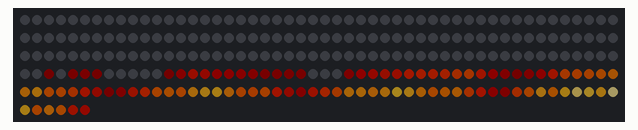
This sketch was run on a simulated ESP32. Shown: 256 RGB LEDs in strip order, left to right, continuing on the next row. Dim RGB values are drawn brighter than linear; random numbers use the default seed unless the sketch sets one.

Above: at 0.14 s.
At 38.5 s:
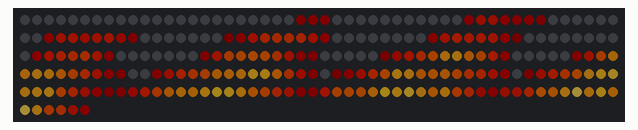

The sketch:

brand.ino
```cpp
// ============================================================
//  BRAND
//  Bedacht door: de begeleiders
//  Wat doet het: een echte vlam over het hele scherm, met
//                tongen die omhoog lekken, flakkeren en wiebelen
// ============================================================
#include "paneel.h"

// ---- Het vuur: verander het maar! ---------------------------
const int   HITTE_ONDER  = 230;   // hoe heet het onderaan is (0-255)
const int   AFKOELEN     = 85;    // hoe snel de warmte afkoelt (groter = lagere vlam)
const float RAND_KOEL    = 3.2;   // hoe veel de zijkanten afkoelen (groter = smallere punt)
const float WIEBELEN     = BREEDTE * 0.18;  // hoe ver de vlam heen en weer gaat
const int   VLAMMENTONGEN = 3;    // 1 op de zoveel beeldjes schiet er een hete tong omhoog
const int   BEELDJE_MS   = 35;

// Kleuren van koud naar heet
CRGB KLEUR_DONKER = CRGB(60, 0, 0);       // donkerrood (net nog warm)
CRGB KLEUR_ROOD   = CRGB(220, 30, 0);
CRGB KLEUR_ORANJE = CRGB(255, 110, 0);
CRGB KLEUR_GEEL   = CRGB(255, 200, 40);
CRGB KLEUR_WIT    = CRGB(255, 245, 200);  // het heetst

// ============================================================
uint8_t warmte[HOOGTE][BREEDTE];   // hoe warm elk plekje is

const float MIDDEN_X = (BREEDTE - 1) / 2.0;
float wiebel = 0, wiebelDoel = 0;

int rond(float f) { return (int)floor(f + 0.5); }

float willekeurig(float laag, float hoog) {
  return laag + (hoog - laag) * random(0, 1001) / 1000.0;
}

CRGB meng(CRGB a, CRGB b, float hoeveel) {
  return blend(a, b, (uint8_t)(constrain(hoeveel, 0.0, 1.0) * 255));
}

// Welke kleur hoort bij een warmte (0 = koud, 255 = heet)?
CRGB vuurKleur(uint8_t w) {
  float f = w / 255.0;
  if (f < 0.12) return meng(CRGB::Black, KLEUR_DONKER, f / 0.12);
  if (f < 0.35) return meng(KLEUR_DONKER, KLEUR_ROOD, (f - 0.12) / 0.23);
  if (f < 0.60) return meng(KLEUR_ROOD, KLEUR_ORANJE, (f - 0.35) / 0.25);
  if (f < 0.80) return meng(KLEUR_ORANJE, KLEUR_GEEL, (f - 0.60) / 0.20);
  return meng(KLEUR_GEEL, KLEUR_WIT, (f - 0.80) / 0.20);
}

// Waar is het midden van de vlam op hoogte y? (de punt wiebelt het meest)
float middenOp(int y) {
  float t = 1.0 - (float)y / (HOOGTE - 1);   // 0 onderaan, 1 bovenaan
  return MIDDEN_X + wiebel * t * t;
}

// De "koelkaart": plekken waar het vuur sneller afkoelt. Die kaart
// schuift steeds een rijtje omhoog, zo ontstaan losse vlammentongen.
uint8_t koelkaart[HOOGTE][BREEDTE];

void schuifKoelkaart() {
  for (int y = 0; y < HOOGTE - 1; y++)
    for (int x = 0; x < BREEDTE; x++)
      koelkaart[y][x] = koelkaart[y + 1][x];
  // nieuwe onderste rij: willekeurig, een beetje gladgestreken
  uint8_t nieuw[BREEDTE];
  for (int x = 0; x < BREEDTE; x++) nieuw[x] = random(0, 256);
  for (int x = 0; x < BREEDTE; x++)
    koelkaart[HOOGTE - 1][x] = (nieuw[max(x - 1, 0)] + nieuw[x] * 2 + nieuw[min(x + 1, BREEDTE - 1)]) / 4;
}

// 1. Alles koelt een beetje af. Aan de zijkanten en bovenin meer.
void koelAf() {
  for (int y = 0; y < HOOGTE; y++) {
    float t = 1.0 - (float)y / (HOOGTE - 1);           // 0 onder, 1 boven
    for (int x = 0; x < BREEDTE; x++) {
      float zij = fabs(x - middenOp(y)) / (BREEDTE / 2.0);   // 0 midden, 1 rand
      int k = koelkaart[y][x];
      int koel = (k * k / 255) * AFKOELEN / 255 * (0.3 + t * 1.4)
               + (int)(zij * zij * RAND_KOEL * 10 * (0.4 + t));
      warmte[y][x] = qsub8(warmte[y][x], koel);
    }
  }
}

// 2. Warmte stijgt op en vervaagt een beetje naar de buren
void stijgOp() {
  for (int y = 0; y < HOOGTE - 1; y++) {
    for (int x = 0; x < BREEDTE; x++) {
      int links  = warmte[y + 1][max(x - 1, 0)];
      int recht  = warmte[y + 1][x];
      int rechts = warmte[y + 1][min(x + 1, BREEDTE - 1)];
      int verder = warmte[min(y + 2, HOOGTE - 1)][x];
      warmte[y][x] = (links + recht * 5 + rechts + verder * 3) / 10;
    }
  }
}

// 3. Onderaan wordt het steeds opnieuw heet (het "brandhout")
void stookOp() {
  int onder = HOOGTE - 1;
  for (int x = 0; x < BREEDTE; x++) {
    float zij = fabs(x - middenOp(onder)) / (BREEDTE / 2.0);
    int w = HITTE_ONDER * (1.0 - 0.85 * zij * zij) + random(-50, 25);
    warmte[onder][x] = constrain(w, 0, 255);
  }
  // af en toe een hete tong die omhoog lekt
  if (random(0, VLAMMENTONGEN) == 0) {
    int x = rond(middenOp(onder) + willekeurig(-BREEDTE * 0.25, BREEDTE * 0.25));
    int y = HOOGTE - 2 - random(0, 3);
    for (int dx = -1; dx <= 1; dx++)
      if (x + dx >= 0 && x + dx < BREEDTE)
        warmte[y][x + dx] = qadd8(warmte[y][x + dx], dx == 0 ? 120 : 60);
  }
}

void beweegWiebel() {
  if (random(0, 15) == 0) wiebelDoel = willekeurig(-WIEBELEN, WIEBELEN);
  wiebel += (wiebelDoel - wiebel) * 0.06;
}

void tekenVuur() {
  for (int y = 0; y < HOOGTE; y++)
    for (int x = 0; x < BREEDTE; x++)
      zetPixel(x, y, vuurKleur(warmte[y][x]));
}

void setup() {
  startPanelen();
}

void loop() {
  beweegWiebel();
  schuifKoelkaart();
  koelAf();
  stijgOp();
  stookOp();
  tekenVuur();
  toon();
  wacht(BEELDJE_MS);
}
```

instellingen.h
```cpp
// ============================================================
//  INSTELLINGEN VAN DE LEDPANELEN
//  Dit bestand vertelt de ESP32 hoe jullie panelen zijn
//  aangesloten. Pas dit aan het begin van een project aan,
//  daarna hoef je hier niet meer aan te komen.
// ============================================================
#pragma once

// --- Aansluiting ---------------------------------------------
#define DATA_PIN        14       // op welke pin van de ESP32 zit de datadraad?
#define LED_TYPE        WS2812B  // soort ledjes
#define KLEURVOLGORDE   GRB      // klopt rood/groen niet? probeer RGB

// --- Hoeveel panelen? ----------------------------------------
#define PANEEL_GROOTTE  16       // een paneel is 16 x 16 ledjes
#define PANELEN_BREED   1        // hoeveel panelen naast elkaar
#define PANELEN_HOOG    1        // hoeveel panelen onder elkaar

// --- Hoe lopen de ledjes BINNEN een paneel? -----------------
// Waar zit het eerste ledje (waar de draad binnenkomt)?
//   0 = linksboven   1 = rechtsboven   2 = linksonder   3 = rechtsonder
#define EERSTE_LED_HOEK   1
// true  = de ledjes lopen in rijen (van links naar rechts)
// false = de ledjes lopen in kolommen (van boven naar beneden)
#define RIJEN_HORIZONTAAL true
// true  = slangetje: de volgende rij loopt terug (meest gebruikelijk)
// false = elke rij begint weer aan dezelfde kant
#define SLANG             true

// --- Hoe zijn de panelen aan ELKAAR gekoppeld? ---------------
// Paneel 1 is linksboven, daarna gaat de draad naar rechts.
// true  = de tweede rij panelen loopt terug van rechts naar links
// false = elke rij panelen begint weer links
#define PANELEN_ZIGZAG    false

// --- Veiligheid en stroom ------------------------------------
#define HELDERHEID        40     // 0 t/m 255. Buiten is 40-80 al fel genoeg!
#define MAX_MILLIAMPERE   3000   // wat de voeding mag leveren (5 volt)
```

paneel.h
```cpp
// ============================================================
//  PANEEL-HULPJE
//  Hiermee kun je denken in "kolom x, rij y" in plaats van
//  "ledje nummer 87". Linksboven is (0, 0).
//  x gaat naar rechts, y gaat naar beneden.
//
//  Kinderen hoeven dit bestand niet te veranderen.
// ============================================================
#pragma once

#ifdef SIMULATOR
  #include "sim_fastled.h"   // voor het voorbeeld in de browser
#else
  #include <FastLED.h>       // voor de echte ESP32
#endif

#include "instellingen.h"

// Oudere instellingen.h kennen deze nog niet: dan begint paneel 1 links.
#ifndef PANELEN_VAN_RECHTS
#define PANELEN_VAN_RECHTS false
#endif

// Hoe groot is het hele scherm (alle panelen samen)?
#define BREEDTE   (PANEEL_GROOTTE * PANELEN_BREED)
#define HOOGTE    (PANEEL_GROOTTE * PANELEN_HOOG)
#define AANTAL_LEDS (BREEDTE * HOOGTE)

CRGB leds[AANTAL_LEDS];

// Rekent (x, y) om naar het nummer van het ledje op de draad.
// Geeft -1 als (x, y) buiten het scherm valt.
int ledNummer(int x, int y) {
  if (x < 0 || y < 0 || x >= BREEDTE || y >= HOOGTE) return -1;

  const int P = PANEEL_GROOTTE;
  int paneelKolom = x / P;
  int paneelRij   = y / P;
  int lx = x % P;
  int ly = y % P;

  if (PANELEN_VAN_RECHTS) {            // elke rij panelen begint rechts
    paneelKolom = PANELEN_BREED - 1 - paneelKolom;
  }
  if (PANELEN_ZIGZAG && (paneelRij % 2 == 1)) {
    paneelKolom = PANELEN_BREED - 1 - paneelKolom;
  }
  int paneel = paneelRij * PANELEN_BREED + paneelKolom;

  // Draai zo dat het eerste ledje "linksboven" komt te liggen
  if (EERSTE_LED_HOEK == 1 || EERSTE_LED_HOEK == 3) lx = P - 1 - lx;
  if (EERSTE_LED_HOEK == 2 || EERSTE_LED_HOEK == 3) ly = P - 1 - ly;

  int nummer;
  if (RIJEN_HORIZONTAAL) {
    if (SLANG && (ly % 2 == 1)) lx = P - 1 - lx;
    nummer = ly * P + lx;
  } else {
    if (SLANG && (lx % 2 == 1)) ly = P - 1 - ly;
    nummer = lx * P + ly;
  }
  return paneel * P * P + nummer;
}

// Zet één ledje op een kleur. Buiten het scherm? Dan gebeurt er niets.
void zetPixel(int x, int y, CRGB kleur) {
  int n = ledNummer(x, y);
  if (n >= 0) leds[n] = kleur;
}

// Welke kleur heeft een ledje nu?
CRGB leesPixel(int x, int y) {
  int n = ledNummer(x, y);
  if (n >= 0) return leds[n];
  return CRGB::Black;
}

// Maak het hele scherm één kleur
void vulAlles(CRGB kleur) {
  for (int i = 0; i < AANTAL_LEDS; i++) leds[i] = kleur;
}

// Alles uit
void wisAlles() {
  vulAlles(CRGB::Black);
}

// Teken een rechthoek (gevuld)
void tekenBlok(int x, int y, int breed, int hoog, CRGB kleur) {
  for (int yy = y; yy < y + hoog; yy++)
    for (int xx = x; xx < x + breed; xx++)
      zetPixel(xx, yy, kleur);
}

// Teken een gevulde cirkel rond (mx, my)
void tekenCirkel(float mx, float my, float straal, CRGB kleur) {
  for (int y = 0; y < HOOGTE; y++)
    for (int x = 0; x < BREEDTE; x++) {
      float dx = x - mx, dy = y - my;
      if (dx * dx + dy * dy <= straal * straal) zetPixel(x, y, kleur);
    }
}

// Laat zien wat je getekend hebt
void toon() {
  FastLED.show();
}

// Wacht een aantal milliseconden (1000 = 1 seconde)
void wacht(int milliseconden) {
  delay(milliseconden);
}

// Zet de panelen klaar. Roep dit één keer aan in setup().
void startPanelen() {
  FastLED.addLeds<LED_TYPE, DATA_PIN, KLEURVOLGORDE>(leds, AANTAL_LEDS);
  FastLED.setBrightness(HELDERHEID);
  FastLED.setMaxPowerInVoltsAndMilliamps(5, MAX_MILLIAMPERE);
  wisAlles();
  toon();
}
```
